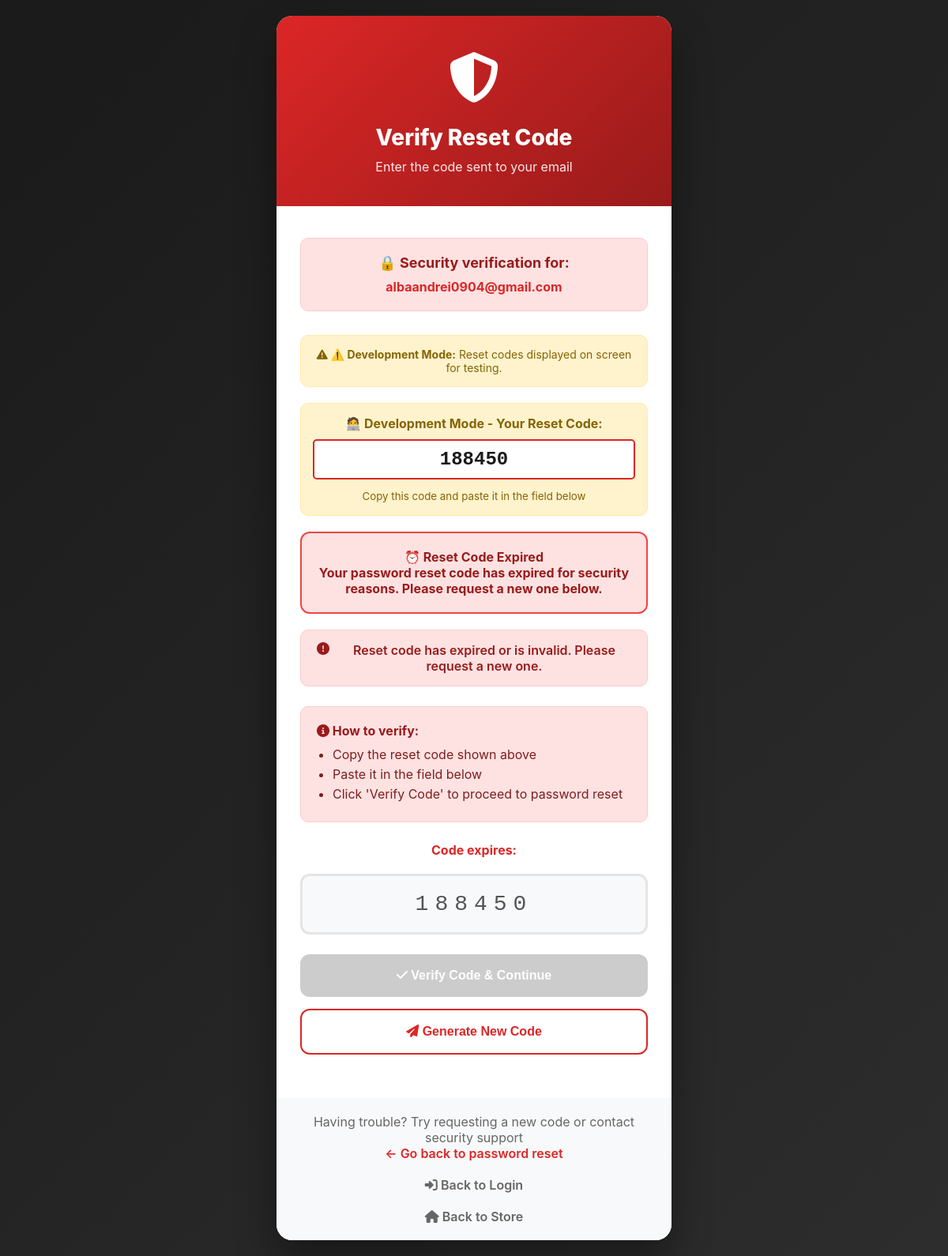
Page /verify-reset.php?email=albaandrei0904@gmail.com on the committed database.
### tables this page shows
CREATE TABLE `users` (
  `id` int(11) NOT NULL,
  `username` varchar(50) NOT NULL,
  `email` varchar(100) NOT NULL,
  `password` varchar(255) NOT NULL,
  `first_name` varchar(50) DEFAULT NULL,
  `last_name` varchar(50) DEFAULT NULL,
  `phone` varchar(20) DEFAULT NULL,
  `address` text DEFAULT NULL,
  `city` varchar(50) DEFAULT NULL,
  `postal_code` varchar(10) DEFAULT NULL,
  `country` varchar(50) DEFAULT NULL,
  `avatar_url` varchar(255) DEFAULT NULL,
  `is_admin` tinyint(1) DEFAULT 0,
  `email_verified` tinyint(1) DEFAULT 0,
  `profile_completed` tinyint(1) DEFAULT 0,
  `email_verification_token` varchar(255) DEFAULT NULL,
  `password_reset_token` varchar(255) DEFAULT NULL,
  `password_reset_expires` datetime DEFAULT NULL,
  `last_login` datetime DEFAULT NULL,
  `created_at` timestamp NOT NULL DEFAULT current_timestamp(),
  `updated_at` timestamp NOT NULL DEFAULT current_timestamp() ON UPDATE current_timestamp()
);

### verify-reset.php (the view, shortened to what this page needs)
<?php
$phpmailer_available = false;
$host = '127.0.0.1';
$dbname = 'urbanstitch_db';
$username = 'root';
$password = '';
try {
    $pdo = new PDO("mysql:host=$host;dbname=$dbname;charset=utf8mb4", $username, $password);
    $pdo->setAttribute(PDO::ATTR_ERRMODE, PDO::ERRMODE_EXCEPTION);
    $pdo->setAttribute(PDO::ATTR_DEFAULT_FETCH_MODE, PDO::FETCH_ASSOC);
} catch(PDOException $e) {
    die("Connection failed: " . $e->getMessage());
}
$email = $_GET['email'] ?? $_SESSION['reset_email'] ?? '';
$error = '';
$stmt = $pdo->prepare("SELECT * FROM users WHERE email = ?");
$stmt->execute([$email]);
$user = $stmt->fetch();
$reset_valid = false;
if ($user['password_reset_token'] && $user['password_reset_expires']) {
    $reset_valid = strtotime($user['password_reset_expires']) > time();
}
if (!$reset_valid && !isset($_POST['resend_code'])) {
    $error = 'Reset code has expired or is invalid. Please request a new one.';
}
$current_code = $user['password_reset_token'] ?? $user['email_verification_token'] ?? '';
$expires_at = $user['password_reset_expires'] ?? '';
?>
<!DOCTYPE html>
<html lang="en">
<head>
    <link rel="stylesheet" href="https://cdnjs.cloudflare.com/ajax/libs/font-awesome/6.4.0/css/all.min.css">
</head>
<body>
    <div class="verify-container">
        <div class="verify-header">
            <div class="verify-icon">
                <i class="fas fa-shield-alt"></i>
            </div>
            <h1 class="verify-title">Verify Reset Code</h1>
            <p class="verify-subtitle">Enter the code sent to your email</p>
        </div>
        <div class="verify-form">
            <div class="email-info">
                <h3>🔒 Security verification for:</h3>
                <div class="email-address"><?php echo htmlspecialchars($email); ?></div>
            </div>
            <div class="phpmailer-status <?php echo $phpmailer_available ? 'phpmailer-enabled' : 'phpmailer-disabled'; ?>">
                <i class="fas fa-<?php echo $phpmailer_available ? 'check-circle' : 'exclamation-triangle'; ?>"></i>
                <?php if ($phpmailer_available): ?>
                    <strong>✅ Security System Active:</strong> Reset codes sent via secure Gmail SMTP.
                <?php else: ?>
                    <strong>⚠️ Development Mode:</strong> Reset codes displayed on screen for testing.
                <?php endif; ?>
            </div>
            <?php if (!$phpmailer_available && $current_code): ?>
            <div class="dev-code">
                <strong>🧑‍💻 Development Mode - Your Reset Code:</strong>
                <div class="code"><?php echo htmlspecialchars($current_code); ?></div>
                <small>Copy this code and paste it in the field below</small>
            </div>
            <?php endif; ?>
            <?php if (!$reset_valid && !isset($_POST['resend_code'])): ?>
            <div class="expired-notice">
                <h4>⏰ Reset Code Expired</h4>
                <p>Your password reset code has expired for security reasons. Please request a new one below.</p>
            </div>
            <?php endif; ?>
            <?php if ($error): ?>
            <div class="error-message">
                <i class="fas fa-exclamation-circle"></i>
                <div><?php echo htmlspecialchars($error); ?></div>
            </div>
            <?php endif; ?>
            <div class="instructions">
                <h4><i class="fas fa-info-circle"></i> How to verify:</h4>
                <ul>
                    <?php if ($phpmailer_available): ?>
                    <li>Check your email inbox for the reset code</li>
                    <li>⚠️ Don't forget to check your <strong>spam/junk folder</strong></li>
                    <li>Copy the 6-digit code from the email</li>
                    <?php else: ?>
                    <li>Copy the reset code shown above</li>
                    <?php endif; ?>
                    <li>Paste it in the field below</li>
                    <li>Click 'Verify Code' to proceed to password reset</li>
                </ul>
            </div>
            <?php if ($expires_at): ?>
            <div class="countdown" id="countdown">
                Code expires: <span id="timer"></span>
            </div>
            <?php endif; ?>
            <form method="POST" id="verifyForm">
                <input type="text" name="verification_code" class="verification-code-input"
                       placeholder="000000" maxlength="6" required
                       pattern="[0-9]{6}" title="Enter the 6-digit reset code"
                       autocomplete="off" id="codeInput"
                       <?php if (!$phpmailer_available && $current_code): ?>value="<?php echo htmlspecialchars($current_code); ?>"<?php endif; ?>
                       <?php if (!$reset_valid): ?>disabled<?php endif; ?>>
                <button type="submit" name="verify_code" class="verify-button" id="verifyButton"
                        <?php if (!$reset_valid): ?>disabled<?php endif; ?>>
                    <i class="fas fa-check"></i> Verify Code & Continue
                </button>
                <button type="submit" name="resend_code" class="verify-button resend-button" id="resendButton">
                    <i class="fas fa-paper-plane"></i>
                    <?php echo $phpmailer_available ? 'Send New Code' : 'Generate New Code'; ?>
                </button>
            </form>
        </div>
        <div class="form-footer">
            <p>Having trouble? Try requesting a new code or contact security support</p>
            <a href="forgot-password.php">← Go back to password reset</a>
            <br><br>
            <a href="login.php" style="color: #666;">
                <i class="fas fa-sign-in-alt"></i> Back to Login
            </a>
            <br><br>
            <a href="index.php" style="color: #666;">
                <i class="fas fa-home"></i> Back to Store
            </a>
        </div>
    </div>
</body>
</html>

### verify-reset.php (style rules this page uses)
* { margin: 0; padding: 0; box-sizing: border-box; }
body { font-family: 'Inter', -apple-system, BlinkMacSystemFont, 'Segoe UI', sans-serif; background: linear-gradient(135deg, #1a1a1a, #2d2d2d); min-height: 100vh; display: flex; align-items: center; justify-content: center; padding: 20px; }
.verify-container { background: white; border-radius: 20px; box-shadow: 0 25px 50px rgba(0,0,0,0.4); overflow: hidden; width: 100%; max-width: 500px; text-align: center; }
.verify-header { background: linear-gradient(135deg, #dc2626, #991b1b); padding: 40px 30px; color: white; }
.verify-icon { font-size: 64px; margin-bottom: 20px; }
.verify-title { font-size: 28px; font-weight: 800; margin-bottom: 10px; }
.verify-subtitle { font-size: 16px; opacity: 0.9; }
.verify-form { padding: 40px 30px; }
.email-info { background: #fee2e2; padding: 20px; border-radius: 10px; margin-bottom: 30px; border: 1px solid #fecaca; }
.email-info h3 { color: #991b1b; margin-bottom: 10px; font-size: 18px; }
.email-address { color: #dc2626; font-weight: bold; font-size: 16px; }
.phpmailer-status { padding: 15px; border-radius: 10px; margin-bottom: 20px; font-size: 14px; }
.phpmailer-disabled { background: #fff3cd; color: #856404; border: 1px solid #ffeaa7; }
.dev-code { background: #fff3cd; color: #856404; padding: 15px; border-radius: 10px; margin-bottom: 20px; font-size: 16px; border: 1px solid #ffeaa7; }
.dev-code .code { font-family: 'Courier New', monospace; font-size: 24px; font-weight: bold; background: #fff; padding: 10px; border-radius: 5px; margin: 10px 0; border: 2px solid #dc2626; color: #1a1a1a; }
.verification-code-input { width: 100%; padding: 20px; font-size: 28px; text-align: center; letter-spacing: 8px; border: 3px solid #e5e5e5; border-radius: 12px; margin-bottom: 25px; background: #f8f9fa; font-family: 'Courier New', monospace; }
.verify-button { width: 100%; padding: 18px; background: linear-gradient(135deg, #dc2626, #991b1b); color: white; border: none; border-radius: 12px; font-weight: 700; font-size: 16px; cursor: pointer; transition: all 0.3s; margin-bottom: 15px; }
.resend-button { background: transparent; color: #dc2626; border: 2px solid #dc2626; }
.verify-button:disabled { background: #ccc !important; cursor: not-allowed !important; transform: none !important; box-shadow: none !important; }
.error-message, .success-message { padding: 15px 20px; border-radius: 10px; margin-bottom: 25px; display: flex; align-items: flex-start; gap: 10px; font-weight: 600; }
.error-message { background: #fee2e2; color: #991b1b; border: 1px solid #fecaca; }
.form-footer { padding: 20px 30px; background: #f8f9fa; color: #666; text-align: center; }
.form-footer a { color: #dc2626; text-decoration: none; font-weight: 600; }
.countdown { color: #dc2626; font-weight: bold; margin-bottom: 20px; }
.instructions { background: #fee2e2; padding: 20px; border-radius: 10px; margin-bottom: 25px; text-align: left; border: 1px solid #fecaca; }
.instructions h4 { color: #991b1b; margin-bottom: 10px; }
.instructions ul { color: #7f1d1d; padding-left: 20px; }
.instructions li { margin-bottom: 5px; }
.expired-notice { background: #fee2e2; border: 2px solid #ef4444; color: #991b1b; padding: 20px; border-radius: 12px; margin: 20px 0; font-weight: bold; }

### rows in the picture
users: password_reset_token "188450", password_reset_expires "Reset code has expired or is invalid. Please request a new one.", verification_code "188450"

### other values in the picture
$email "albaandrei0904@gmail.com"
